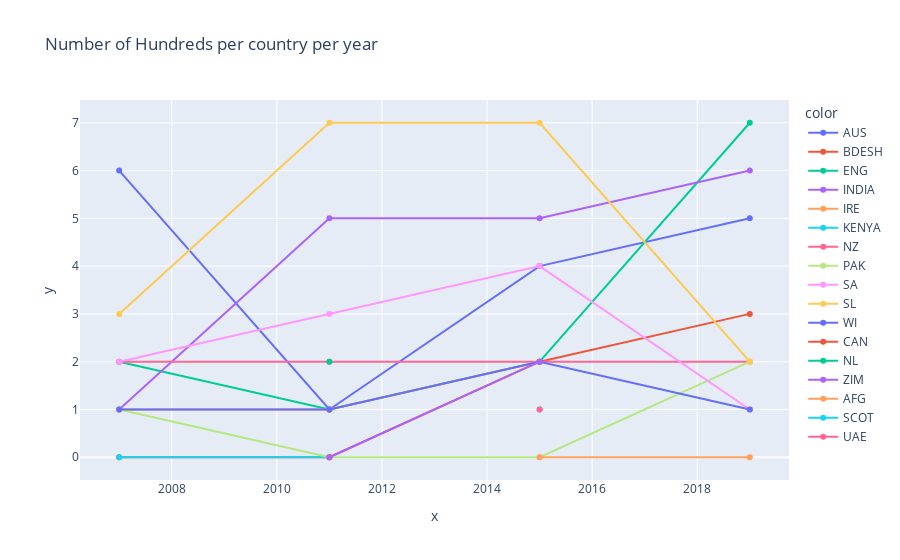

The code cell stored with this chart in its notebook:
### Markdown cell above
#### Inference :

- The performance of Sri Lanka has been decreasing for the last two world cup seasons.
- Pakistan has a steady upwards trajectory over the last 4 world cup seasons
- New Zealand has maintained a similar performance across the last 4 world cups.
- Australia has been struggling in the 2011 and 2015 season but did very well in the 2019 season.
- India performed its best in 2011 (when it won the world cup) but the performance took a hit but it is improving since the last season

### Code cell
year_grouped = df.groupby(['Year','Country'])['100'].sum()
# sns.scatterplot(data=year_grouped,x=year_grouped.index,y=year_grouped.values)

fig = px.line(year_grouped, x=[x[0] for x in year_grouped.index], y=year_grouped.values,color=[x[1] for x in year_grouped.index], title='Number of Hundreds per country per year', markers=True)
fig.update_traces(textposition="bottom right")
fig.show()

### Figure 1 — Plotly figure (JSON) as saved in the notebook; plotly's stock layout.template omitted (floating-point values rounded to 4 significant figures)
{"data": [{"hovertemplate": "color=AUS<br>x=%{x}<br>y=%{y}<extra></extra>", "legendgroup": "AUS", "line": {"color": "#636efa", "dash": "solid"}, "marker": {"symbol": "circle"}, "mode": "lines+markers", "name": "AUS", "orientation": "v", "showlegend": true, "textposition": "bottom right", "type": "scatter", "x": [2007, 2011, 2015, 2019], "xaxis": "x", "y": [6, 1, 4, 5], "yaxis": "y"}, {"hovertemplate": "color=BDESH<br>x=%{x}<br>y=%{y}<extra></extra>", "legendgroup": "BDESH", "line": {"color": "#EF553B", "dash": "solid"}, "marker": {"symbol": "circle"}, "mode": "lines+markers", "name": "BDESH", "orientation": "v", "showlegend": true, "textposition": "bottom right", "type": "scatter", "x": [2007, 2011, 2015, 2019], "xaxis": "x", "y": [0, 0, 2, 3], "yaxis": "y"}, {"hovertemplate": "color=ENG<br>x=%{x}<br>y=%{y}<extra></extra>", "legendgroup": "ENG", "line": {"color": "#00cc96", "dash": "solid"}, "marker": {"symbol": "circle"}, "mode": "lines+markers", "name": "ENG", "orientation": "v", "showlegend": true, "textposition": "bottom right", "type": "scatter", "x": [2007, 2011, 2015, 2019], "xaxis": "x", "y": [2, 1, 2, 7], "yaxis": "y"}, {"hovertemplate": "color=INDIA<br>x=%{x}<br>y=%{y}<extra></extra>", "legendgroup": "INDIA", "line": {"color": "#ab63fa", "dash": "solid"}, "marker": {"symbol": "circle"}, "mode": "lines+markers", "name": "INDIA", "orientation": "v", "showlegend": true, "textposition": "bottom right", "type": "scatter", "x": [2007, 2011, 2015, 2019], "xaxis": "x", "y": [1, 5, 5, 6], "yaxis": "y"}, {"hovertemplate": "color=IRE<br>x=%{x}<br>y=%{y}<extra></extra>", "legendgroup": "IRE", "line": {"color": "#FFA15A", "dash": "solid"}, "marker": {"symbol": "circle"}, "mode": "lines+markers", "name": "IRE", "orientation": "v", "showlegend": true, "textposition": "bottom right", "type": "scatter", "x": [2007, 2011, 2015], "xaxis": "x", "y": [1, 1, 2], "yaxis": "y"}, {"hovertemplate": "color=KENYA<br>x=%{x}<br>y=%{y}<extra></extra>", "legendgroup": "KENYA", "line": {"color": "#19d3f3", "dash": "solid"}, "marker": {"symbol": "circle"}, "mode": "lines+markers", "name": "KENYA", "orientation": "v", "showlegend": true, "textposition": "bottom right", "type": "scatter", "x": [2007, 2011], "xaxis": "x", "y": [0, 0], "yaxis": "y"}, {"hovertemplate": "color=NZ<br>x=%{x}<br>y=%{y}<extra></extra>", "legendgroup": "NZ", "line": {"color": "#FF6692", "dash": "solid"}, "marker": {"symbol": "circle"}, "mode": "lines+markers", "name": "NZ", "orientation": "v", "showlegend": true, "textposition": "bottom right", "type": "scatter", "x": [2007, 2011, 2015, 2019], "xaxis": "x", "y": [2, 2, 2, 2], "yaxis": "y"}, {"hovertemplate": "color=PAK<br>x=%{x}<br>y=%{y}<extra></extra>", "legendgroup": "PAK", "line": {"color": "#B6E880", "dash": "solid"}, "marker": {"symbol": "circle"}, "mode": "lines+markers", "name": "PAK", "orientation": "v", "showlegend": true, "textposition": "bottom right", "type": "scatter", "x": [2007, 2011, 2015, 2019], "xaxis": "x", "y": [1, 0, 0, 2], "yaxis": "y"}, {"hovertemplate": "color=SA<br>x=%{x}<br>y=%{y}<extra></extra>", "legendgroup": "SA", "line": {"color": "#FF97FF", "dash": "solid"}, "marker": {"symbol": "circle"}, "mode": "lines+markers", "name": "SA", "orientation": "v", "showlegend": true, "textposition": "bottom right", "type": "scatter", "x": [2007, 2011, 2015, 2019], "xaxis": "x", "y": [2, 3, 4, 1], "yaxis": "y"}, {"hovertemplate": "color=SL<br>x=%{x}<br>y=%{y}<extra></extra>", "legendgroup": "SL", "line": {"color": "#FECB52", "dash": "solid"}, "marker": {"symbol": "circle"}, "mode": "lines+markers", "name": "SL", "orientation": "v", "showlegend": true, "textposition": "bottom right", "type": "scatter", "x": [2007, 2011, 2015, 2019], "xaxis": "x", "y": [3, 7, 7, 2], "yaxis": "y"}, {"hovertemplate": "color=WI<br>x=%{x}<br>y=%{y}<extra></extra>", "legendgroup": "WI", "line": {"color": "#636efa", "dash": "solid"}, "marker": {"symbol": "circle"}, "mode": "lines+markers", "name": "WI", "orientation": "v", "showlegend": true, "textposition": "bottom right", "type": "scatter", "x": [2007, 2011, 2015, 2019], "xaxis": "x", "y": [1, 1, 2, 1], "yaxis": "y"}, {"hovertemplate": "color=CAN<br>x=%{x}<br>y=%{y}<extra></extra>", "legendgroup": "CAN", "line": {"color": "#EF553B", "dash": "solid"}, "marker": {"symbol": "circle"}, "mode": "lines+markers", "name": "CAN", "orientation": "v", "showlegend": true, "textposition": "bottom right", "type": "scatter", "x": [2011], "xaxis": "x", "y": [0], "yaxis": "y"}, {"hovertemplate": "color=NL<br>x=%{x}<br>y=%{y}<extra></extra>", "legendgroup": "NL", "line": {"color": "#00cc96", "dash": "solid"}, "marker": {"symbol": "circle"}, "mode": "lines+markers", "name": "NL", "orientation": "v", "showlegend": true, "textposition": "bottom right", "type": "scatter", "x": [2011], "xaxis": "x", "y": [2], "yaxis": "y"}, {"hovertemplate": "color=ZIM<br>x=%{x}<br>y=%{y}<extra></extra>", "legendgroup": "ZIM", "line": {"color": "#ab63fa", "dash": "solid"}, "marker": {"symbol": "circle"}, "mode": "lines+markers", "name": "ZIM", "orientation": "v", "showlegend": true, "textposition": "bottom right", "type": "scatter", "x": [2011, 2015], "xaxis": "x", "y": [0, 2], "yaxis": "y"}, {"hovertemplate": "color=AFG<br>x=%{x}<br>y=%{y}<extra></extra>", "legendgroup": "AFG", "line": {"color": "#FFA15A", "dash": "solid"}, "marker": {"symbol": "circle"}, "mode": "lines+markers", "name": "AFG", "orientation": "v", "showlegend": true, "textposition": "bottom right", "type": "scatter", "x": [2015, 2019], "xaxis": "x", "y": [0, 0], "yaxis": "y"}, {"hovertemplate": "color=SCOT<br>x=%{x}<br>y=%{y}<extra></extra>", "legendgroup": "SCOT", "line": {"color": "#19d3f3", "dash": "solid"}, "marker": {"symbol": "circle"}, "mode": "lines+markers", "name": "SCOT", "orientation": "v", "showlegend": true, "textposition": "bottom right", "type": "scatter", "x": [2015], "xaxis": "x", "y": [1], "yaxis": "y"}, {"hovertemplate": "color=UAE<br>x=%{x}<br>y=%{y}<extra></extra>", "legendgroup": "UAE", "line": {"color": "#FF6692", "dash": "solid"}, "marker": {"symbol": "circle"}, "mode": "lines+markers", "name": "UAE", "orientation": "v", "showlegend": true, "textposition": "bottom right", "type": "scatter", "x": [2015], "xaxis": "x", "y": [1], "yaxis": "y"}], "layout": {"legend": {"title": {"text": "color"}, "tracegroupgap": 0}, "title": {"text": "Number of Hundreds per country per year"}, "xaxis": {"anchor": "y", "domain": [0, 1], "title": {"text": "x"}}, "yaxis": {"anchor": "x", "domain": [0, 1], "title": {"text": "y"}}}}
